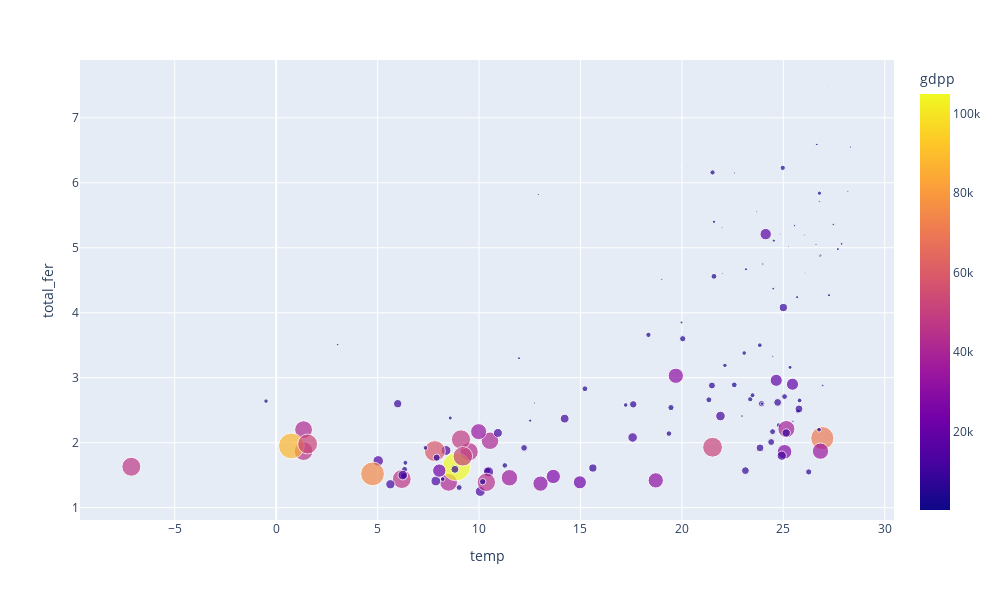

This figure's notebook cell:
### Markdown cell above
## Fertility rate vs tempareature with color and size of marker representing GDP/capita

### Code cell
px.scatter(data, x="temp", y="total_fer", hover_data=['country'], size='gdpp',color='gdpp', width=1000, height=600)

### Figure 1 — Plotly figure (JSON) as saved in the notebook; plotly's stock layout.template omitted (floating-point values rounded to 4 significant figures; data arrays with more than 128 entries replaced by an {"elided": "..."} marker saying what was removed)
{"data": [{"customdata": {"elided": "134x1 str values"}, "hoverlabel": {"namelength": 0}, "hovertemplate": "temp=%{x}<br>total_fer=%{y}<br>gdpp=%{marker.color}<br>country=%{customdata[0]}", "legendgroup": "", "marker": {"color": {"elided": "134 int values"}, "coloraxis": "coloraxis", "size": {"elided": "134 int values"}, "sizemode": "area", "sizeref": 262.5, "symbol": "circle"}, "mode": "markers", "name": "", "showlegend": false, "type": "scatter", "x": {"elided": "134 float values"}, "xaxis": "x", "y": {"elided": "134 float values"}, "yaxis": "y"}], "layout": {"coloraxis": {"colorbar": {"title": {"text": "gdpp"}}, "colorscale": [[0, "#0d0887"], [0.1111, "#46039f"], [0.2222, "#7201a8"], [0.3333, "#9c179e"], [0.4444, "#bd3786"], [0.5556, "#d8576b"], [0.6667, "#ed7953"], [0.7778, "#fb9f3a"], [0.8889, "#fdca26"], [1, "#f0f921"]]}, "height": 600, "legend": {"itemsizing": "constant", "tracegroupgap": 0}, "margin": {"t": 60}, "width": 1000, "xaxis": {"anchor": "y", "domain": [0, 1], "title": {"text": "temp"}}, "yaxis": {"anchor": "x", "domain": [0, 1], "title": {"text": "total_fer"}}}}
